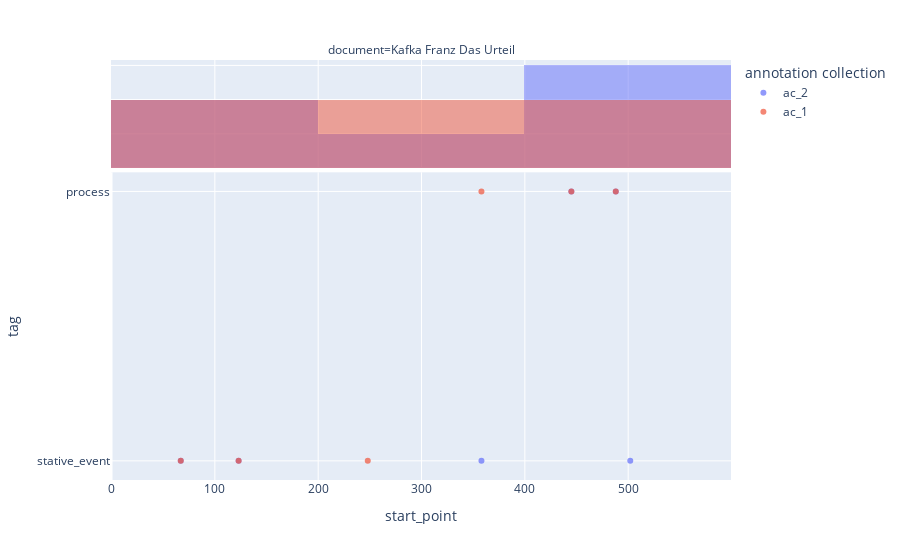

Notebook cell for this chart:
### Code cell
my_project.plot_interactive(color_col='annotation collection')

### Figure 1 — Plotly figure (JSON) as saved in the notebook; plotly's stock layout.template omitted (floating-point values rounded to 4 significant figures)
{"data": [{"customdata": [["<I><br>Es war an einem Sonntagvormittag im schönsten Frühjahr.<br></I>", ["no"], ["no"], ["nan"], ["nan"]], ["<I><br>Georg Bendemann, ein junger Kaufmann, saß in seinem Privatzimmer im<br>ersten Stock eines der niedrigen, leichtgebauten Häuser, die entlang des<br>Flusses in einer langen Reihe, fast nur in der Höhe<br>und Färbung unterschieden, sich hinzogen<br></I>", ["no"], ["no"], ["nan"], ["nan"]], ["<I><br>Er hatte gerade einen Brief an einen sich im Ausland<br>befindenden Jugendfreund beendet<br></I>", ["no"], ["no"], ["nan"], ["nan"]], ["<I><br>verschloß ihn in spielerischer Langsamkeit<br></I>", ["no"], ["no"], ["no"], ["no"]], ["<I><br>und sah dann aus dem Fenster auf den Fluß, die<br>Brücke und die Anhöhen am anderen Ufer mit ihrem schwachen<br>Grün<br></I>", ["no"], ["yes"], ["no"], ["yes"]], ["<I><br>den Ellbogen auf den Schreibtisch gestützt<br></I>", ["no"], ["no"], ["nan"], ["nan"]]], "hovertemplate": "annotation collection=ac_2<br>document=Kafka Franz Das Urteil<br>start_point=%{x}<br>tag=%{y}<br>ANNOTATION=%{customdata[0]}<br>prop:unpredictable=%{customdata[1]}<br>prop:mental=%{customdata[2]}<br>prop:persistent=%{customdata[3]}<br>prop:intentional=%{customdata[4]}<extra></extra>", "legendgroup": "ac_2", "marker": {"color": "#636efa", "opacity": 0.7, "symbol": "circle"}, "mode": "markers", "name": "ac_2", "orientation": "v", "showlegend": true, "type": "scatter", "x": [67, 123, 358, 445, 488, 502], "xaxis": "x", "y": ["stative_event", "stative_event", "stative_event", "process", "process", "stative_event"], "yaxis": "y"}, {"alignmentgroup": "True", "bingroup": "x", "hovertemplate": "annotation collection=ac_2<br>document=Kafka Franz Das Urteil<br>start_point=%{x}<br>count=%{y}<extra></extra>", "legendgroup": "ac_2", "marker": {"color": "#636efa"}, "name": "ac_2", "offsetgroup": "ac_2", "opacity": 0.5, "showlegend": false, "type": "histogram", "x": [67, 123, 358, 445, 488, 502], "xaxis": "x2", "yaxis": "y2"}, {"customdata": [["<I><br>Es war an einem Sonntagvormittag im schönsten Frühjahr.<br></I>", ["no"], ["no"], ["nan"], ["nan"]], ["<I><br>Georg Bendemann, ein junger Kaufmann, saß in seinem Privatzimmer im<br>ersten Stock eines der niedrigen, leichtgebauten Häuser<br></I>", ["no"], ["no"], ["nan"], ["nan"]], ["<I><br>die entlang des Flusses in einer langen Reihe, fast nur<br>in der Höhe und Färbung unterschieden, sich hinzogen<br></I>", ["no"], ["no"], ["nan"], ["nan"]], ["<I><br>Er hatte gerade einen Brief an einen sich im Ausland<br>befindenden Jugendfreund beendet<br></I>", ["no"], ["no"], ["yes"], ["yes"]], ["<I><br>verschloß ihn in spielerischer Langsamkeit<br></I>", ["no"], ["no"], ["no"], ["yes"]], ["<I><br>und sah dann, den Ellbogen auf den Schreibtisch gestützt, aus<br>dem Fenster auf den Fluß, die Brücke und die Anhöhen<br>am anderen Ufer mit ihrem schwachen Grün<br></I>", ["no"], ["yes"], ["no"], ["yes"]]], "hovertemplate": "annotation collection=ac_1<br>document=Kafka Franz Das Urteil<br>start_point=%{x}<br>tag=%{y}<br>ANNOTATION=%{customdata[0]}<br>prop:unpredictable=%{customdata[1]}<br>prop:mental=%{customdata[2]}<br>prop:persistent=%{customdata[3]}<br>prop:intentional=%{customdata[4]}<extra></extra>", "legendgroup": "ac_1", "marker": {"color": "#EF553B", "opacity": 0.7, "symbol": "circle"}, "mode": "markers", "name": "ac_1", "orientation": "v", "showlegend": true, "type": "scatter", "x": [67, 123, 248, 358, 445, 488], "xaxis": "x", "y": ["stative_event", "stative_event", "stative_event", "process", "process", "process"], "yaxis": "y"}, {"alignmentgroup": "True", "bingroup": "x", "hovertemplate": "annotation collection=ac_1<br>document=Kafka Franz Das Urteil<br>start_point=%{x}<br>count=%{y}<extra></extra>", "legendgroup": "ac_1", "marker": {"color": "#EF553B"}, "name": "ac_1", "offsetgroup": "ac_1", "opacity": 0.5, "showlegend": false, "type": "histogram", "x": [67, 123, 248, 358, 445, 488], "xaxis": "x2", "yaxis": "y2"}], "layout": {"annotations": [{"font": {}, "showarrow": false, "text": "document=Kafka Franz Das Urteil", "x": 0.5, "xanchor": "center", "xref": "paper", "y": 1, "yanchor": "bottom", "yref": "paper"}], "barmode": "overlay", "legend": {"title": {"text": "annotation collection"}, "tracegroupgap": 0}, "margin": {"t": 60}, "xaxis": {"anchor": "y", "domain": [0, 1], "title": {"text": "start_point"}}, "xaxis2": {"anchor": "y2", "domain": [0, 1], "matches": "x", "showgrid": true, "showticklabels": false}, "yaxis": {"anchor": "x", "domain": [0, 0.7326], "title": {"text": "tag"}}, "yaxis2": {"anchor": "x2", "domain": [0.7426, 1], "matches": "y2", "showgrid": true, "showline": false, "showticklabels": false, "ticks": ""}}}
